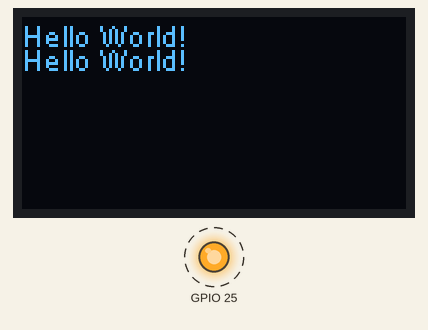
This sketch was run on a simulated ESP32. Parts: 128×64 one-colour display, output pins drawn as LEDs (lit = HIGH). Dashed ring = blinking.

Above: at 0.1 s.
Timing chart, 0 to 130.0 s (numbered marks = the images above):
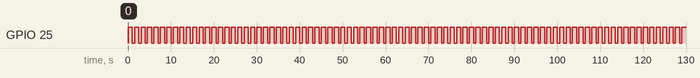

Measured:
- by itself, GPIO 25: alternates HIGH for 1.0 s and LOW for 0.50 s

The sketch:

ESP32_OLED_HelloWorld.ino
```cpp
#include "heltec.h"

void setup() {
  pinMode(LED, OUTPUT);

  Heltec.begin(true /*DisplayEnable Enable*/, false /*LoRa Enable*/, true /*Serial Enable*/);
  Heltec.display -> clear();
  Heltec.display -> drawString(0, 0, "Hello World!");
  Heltec.display -> drawString(0, 8, "Hello World!");
  Heltec.display -> display();
}

void loop() {
  digitalWrite(LED, HIGH);
  delay(1000);
  digitalWrite(LED, LOW);
  delay(500);
}
```
